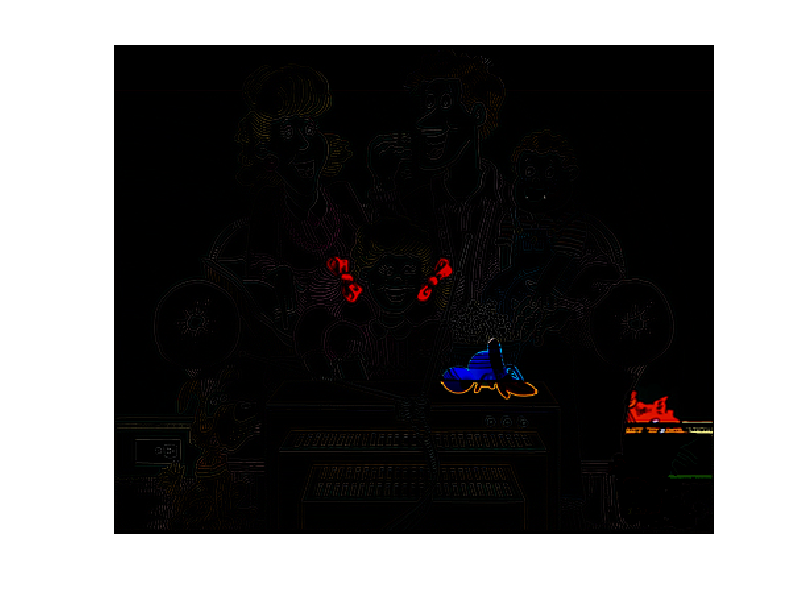

The MATLAB script that drew this image:
femfel_struct = load('femfel.mat');
img1 = femfel_struct.femfel1;
img2 = femfel_struct.femfel2;

img1_cropped = img1(4:end, 2:end-3, :);
height = size(img1, 1);
width = size(img1, 2);
img1_resized = imresize(img1_cropped, [height width]);



size(img1_cropped)
size(img1)

diff = abs(img1_resized - img2);
imshow(diff);
% imshowpair(img1_cropped, img1);
% imshowpair(img1_resized, img2, 'montage');
% imshowpair(img1_resized, img2, 'falsecolor');

sigma = 4;
blurred1 = imgaussfilt(img1, sigma);
blurred2 = imgaussfilt(img2, sigma);

diff = blurred1 - blurred2;

% imshow(diff);
% imshowpair(img1, img2, 'montage');
% imshowpair(img1, img2, 'diff','Scaling','joint');
% imshow(abs(cropped_img - img1));
% imshow(abs(img2 - img1));
